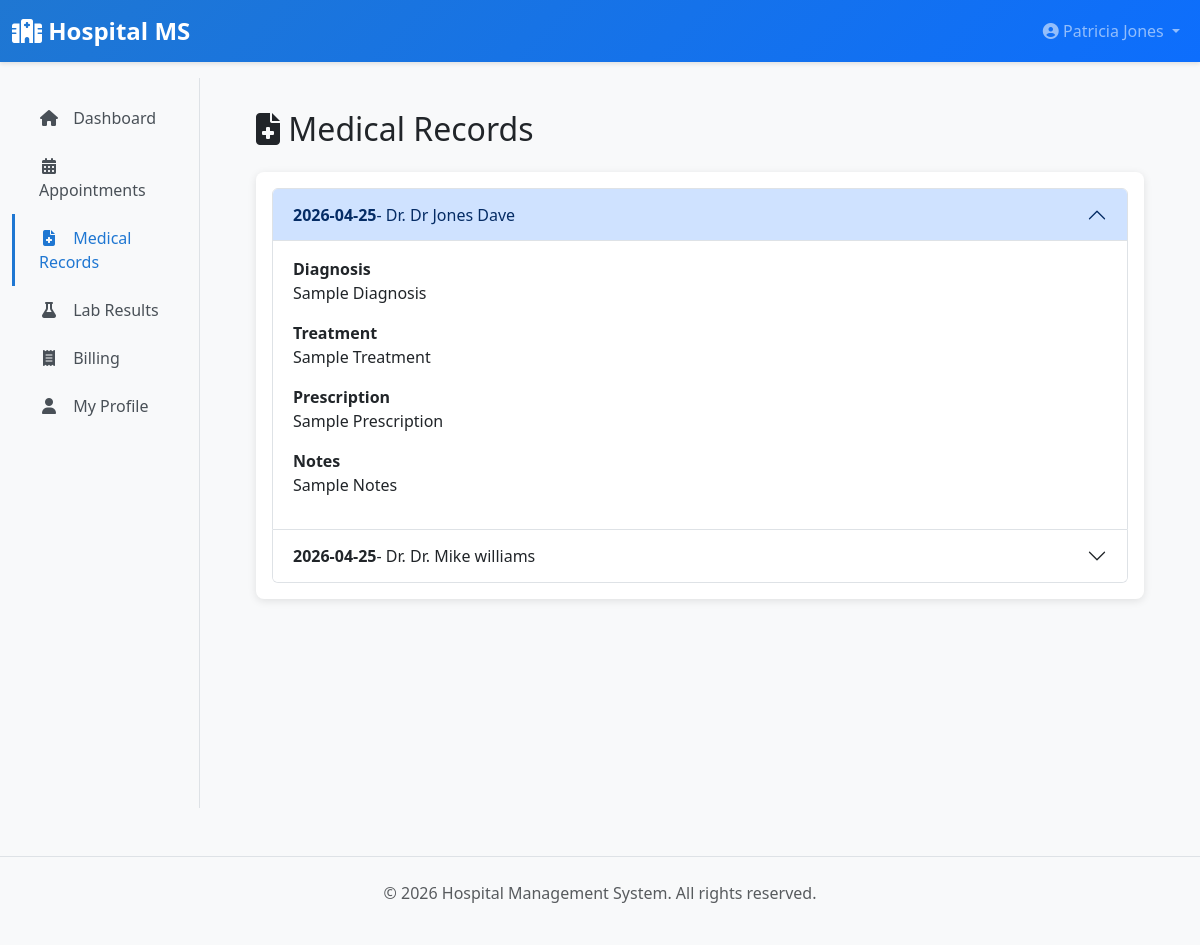
The page /patient/medical-records (signed in) on the database as committed earlier.
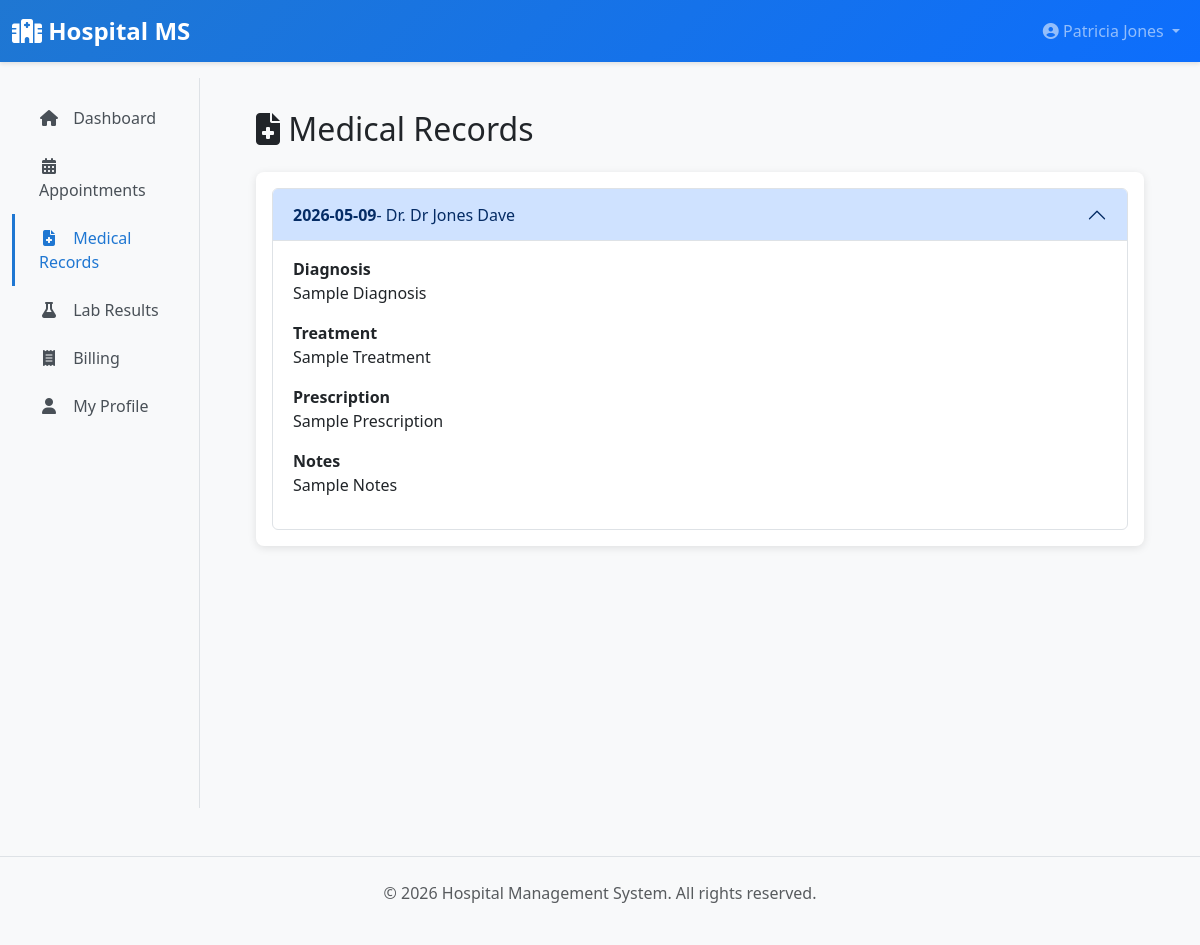
The same page on the database as committed later.
### app/models/__init__.py (models this page shows, shortened)
class MedicalRecord(db.Model):
    __tablename__ = 'medical_records'
    id = db.Column(db.Integer, primary_key=True)
    patient_id = db.Column(db.Integer, db.ForeignKey('patients.id'), nullable=False)
    doctor_id = db.Column(db.Integer, db.ForeignKey('doctors.id'), nullable=False)
    diagnosis = db.Column(db.Text, nullable=False)
    treatment = db.Column(db.Text)
    prescription = db.Column(db.Text)
    notes = db.Column(db.Text)
    visit_date = db.Column(db.DateTime, default=datetime.utcnow)
    created_at = db.Column(db.DateTime, default=datetime.utcnow)
    prescriptions = db.relationship('Prescription', back_populates='medical_record', foreign_keys='Prescription.medical_record_id', cascade='all, delete-orphan')
    patient = db.relationship('Patient', back_populates='medical_records')
    doctor = db.relationship('Doctor', back_populates='medical_records')

class User(UserMixin, db.Model):
    __tablename__ = 'users'
    id = db.Column(db.Integer, primary_key=True)
    username = db.Column(db.String(80), unique=True, nullable=False, index=True)
    email = db.Column(db.String(120), unique=True, nullable=False, index=True)
    password_hash = db.Column(db.String(255), nullable=False)
    first_name = db.Column(db.String(80))
    last_name = db.Column(db.String(80))
    phone = db.Column(db.String(20))
    role = db.Column(db.Enum(UserRole), nullable=False, default=UserRole.PATIENT)
    is_active = db.Column(db.Boolean, default=True)
    created_at = db.Column(db.DateTime, default=datetime.utcnow)
    updated_at = db.Column(db.DateTime, default=datetime.utcnow, onupdate=datetime.utcnow)
    patient = db.relationship('Patient', uselist=False, back_populates='user', foreign_keys='Patient.user_id')
    doctor = db.relationship('Doctor', uselist=False, back_populates='user', foreign_keys='Doctor.user_id')
    lab_staff = db.relationship('LabStaff', uselist=False, back_populates='user', foreign_keys='LabStaff.user_id')
    def get_full_name(self):
        return f"{self.first_name} {self.last_name}".strip()

### app/blueprints/patient.py (the view)
@patient_bp.route('/medical-records')
@login_required
@patient_required
def medical_records():
    patient = current_user.patient
    page = request.args.get('page', 1, type=int)
    records = MedicalRecord.query.filter_by(patient_id=patient.id).order_by(
        MedicalRecord.created_at.desc()
    ).paginate(page=page, per_page=10)
    return render_template('patient/medical_records.html', records=records)

### app/blueprints/patient.py (called while the page is built)
def patient_required(f):
    @wraps(f)
    def decorated_function(*args, **kwargs):
        if not current_user.is_authenticated or current_user.role != UserRole.PATIENT:
            flash('You do not have permission to access this page.', 'danger')
            return redirect(url_for('main.dashboard'))
        return f(*args, **kwargs)
    return decorated_function

### app/templates/patient/medical_records.html (shortened to what this page needs)
{% extends "layouts/base.html" %}
{% block content %}
<h2 class="mb-4"><i class="fas fa-file-medical"></i> Medical Records</h2>
<div class="card">
    <div class="card-body">
        {% if records.items %}
        <div class="accordion" id="medicalRecordsAccordion">
            {% for record in records.items %}
            <div class="accordion-item">
                <h2 class="accordion-header" id="heading{{ record.id }}">
                    <button class="accordion-button {% if loop.first %}{% else %}collapsed{% endif %}" type="button" data-bs-toggle="collapse" data-bs-target="#collapse{{ record.id }}">
                        <strong>{{ record.visit_date.strftime('%Y-%m-%d') }}</strong> - Dr. {{ record.doctor.user.get_full_name() }}
                    </button>
                </h2>
                <div id="collapse{{ record.id }}" class="accordion-collapse collapse {% if loop.first %}show{% endif %}" data-bs-parent="#medicalRecordsAccordion">
                    <div class="accordion-body">
                        <div class="mb-3">
                            <label class="fw-bold">Diagnosis</label>
                            <p>{{ record.diagnosis }}</p>
                        </div>
                        {% if record.treatment %}
                        <div class="mb-3">
                            <label class="fw-bold">Treatment</label>
                            <p>{{ record.treatment }}</p>
                        </div>
                        {% endif %}
                        {% if record.prescription %}
                        <div class="mb-3">
                            <label class="fw-bold">Prescription</label>
                            <p>{{ record.prescription }}</p>
                        </div>
                        {% endif %}
                        {% if record.notes %}
                        <div class="mb-3">
                            <label class="fw-bold">Notes</label>
                            <p>{{ record.notes }}</p>
                        </div>
                        {% endif %}
                    </div>
                </div>
            </div>
            {% endfor %}
        </div>
        {% else %}
        <p class="text-muted text-center my-3">No medical records available.</p>
        {% endif %}
    </div>
</div>
{% endblock %}

Rows that differ between the two databases and show on the page:
no longer on this page (row edited): MedicalRecord: visit_date "2026-04-25", doctor.user.get_full_name "Dr Jones Dave", diagnosis "Sample Diagnosis", treatment "Sample Treatment", prescription "Sample Prescription", notes "Sample Notes"
no longer on this page (row edited): MedicalRecord: visit_date "2026-04-25", doctor.user.get_full_name "Dr. Mike williams"
now on this page (row edited): MedicalRecord: visit_date "2026-05-09", doctor.user.get_full_name "Dr Jones Dave", diagnosis "Sample Diagnosis", treatment "Sample Treatment", prescription "Sample Prescription", notes "Sample Notes"
